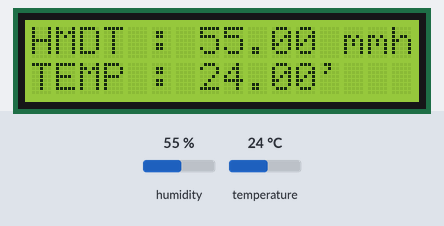
Recording of a sketch running on a simulated Arduino Uno, built with avr-gcc and run on an emulated ATmega328P. Shown: 16×2 character LCD. Inputs (shaded band) come from the test bench; at power-on: humidity 55 %, temperature 24 °C. What the sketch prints to the serial monitor is not drawn.

Above: at 1.2 s.
1.3 s: humidity set to 22 %
At 3.1 s:
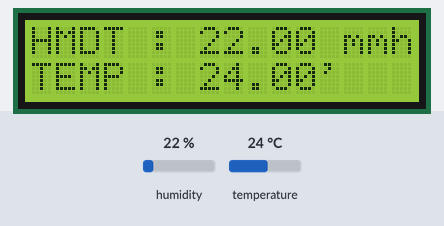
4.1 s: temperature set to 12 °C
At 5.9 s:
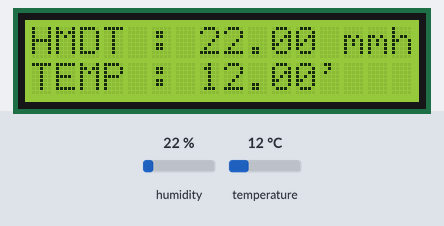
6.9 s: humidity set to 40 %
At 9.7 s:
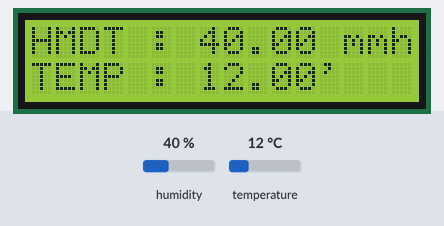
10.0 s: temperature set to 19 °C
At 11.4 s:
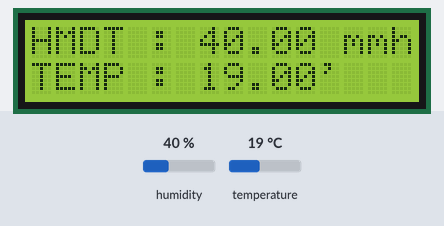
Timing chart, 0 to 13.0 s (numbered marks = the images above; inputs shaded):
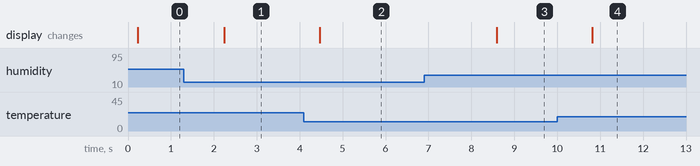

The sketch:

DHT_Arduino.ino
```cpp
/*
 * Project Pendeteksi Monitoring Suhu dan Kelembaban Ruangan Menggunakan DHT11
 * direct by : IDNmakerspace Algorithma Factory
 * last edited : 27 Oktober 2020
 */

#include <Wire.h>
#include <LiquidCrystal_I2C.h>
#include <DHT_U.h>

LiquidCrystal_I2C lcd(0x27, 16, 2);
DHT dht(A0, DHT11); //Pin, Jenis DHT

void setup(){
 Serial.begin(9600);
 dht.begin();
 lcd.begin();
 lcd.print("Hello, world!");
 lcd.clear();
}

void loop(){
 float kelembaban = dht.readHumidity();
 float suhu = dht.readTemperature();

 Serial.print("kelembaban: ");
 Serial.print(kelembaban);
 Serial.print(" ");
 Serial.print("suhu: ");
 Serial.println(suhu);
 lcd.setCursor(0, 0);
 lcd.print("HMDT : ");
 lcd.print(kelembaban);
 lcd.print(" mmhg ");
 delay(100);
 lcd.setCursor(0, 1);
 lcd.print("TEMP : ");
 lcd.print(suhu);
 lcd.print("' ");
 delay(100);
}
```

Measured:
- after the input at 1.3 s, the display: changes after 0.94 s (image 1)
- after the input at 4.1 s, the display: changes after 0.37 s (image 2)
- after the input at 6.9 s, the display: changes after 1.7 s (image 3)
- after the input at 10.0 s, the display: changes after 0.82 s (image 4)
